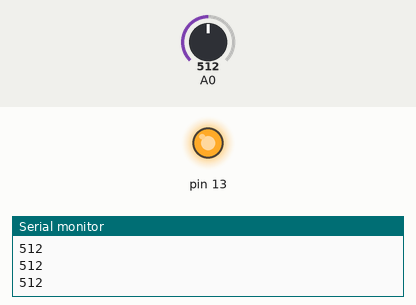
Recording of a sketch running on a simulated Arduino Uno, built with avr-gcc and run on an emulated ATmega328P. Parts: output pins drawn as LEDs (lit = HIGH), the last lines printed to the serial monitor. Inputs (shaded band) come from the test bench; at power-on: A0 = 512.

Above: at 1.2 s.
1.3 s: A0 set to 492
At 2.5 s:
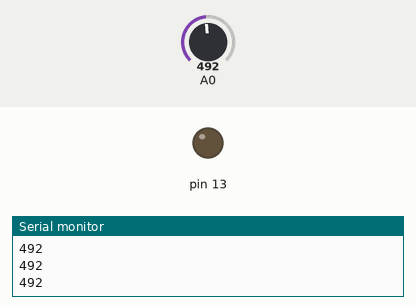
2.9 s: A0 set to 510
At 3.8 s:
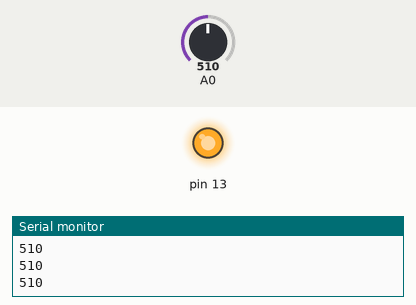
4.5 s: A0 set to 490
At 5.1 s:
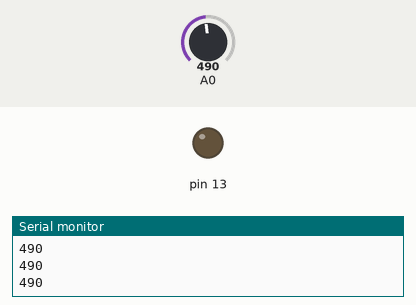
Timing chart, 0 to 7.5 s (numbered marks = the images above; inputs shaded):
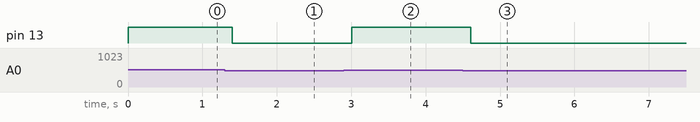

The sketch:

HC-SR501.ino
```cpp
void setup() {
    // put your setup code here, to run once:
    Serial.begin(115200);
    pinMode(A0, INPUT);
    pinMode(13, OUTPUT);
}

void loop() {
    int r = analogRead(A0);
    digitalWrite(13, r > 500 ? HIGH : LOW);
    Serial.println(r);
    delay(200);
}
```

Measured:
- the behaviour switches between 501 and 500 on A0 (found by bisection; images 0 and 1)
- after the input at 1.3 s, pin 13: HIGH → LOW after 0.10 s
- after the input at 2.9 s, pin 13: LOW → HIGH after 0.10 s
- after the input at 4.5 s, pin 13: HIGH → LOW after 0.11 s
